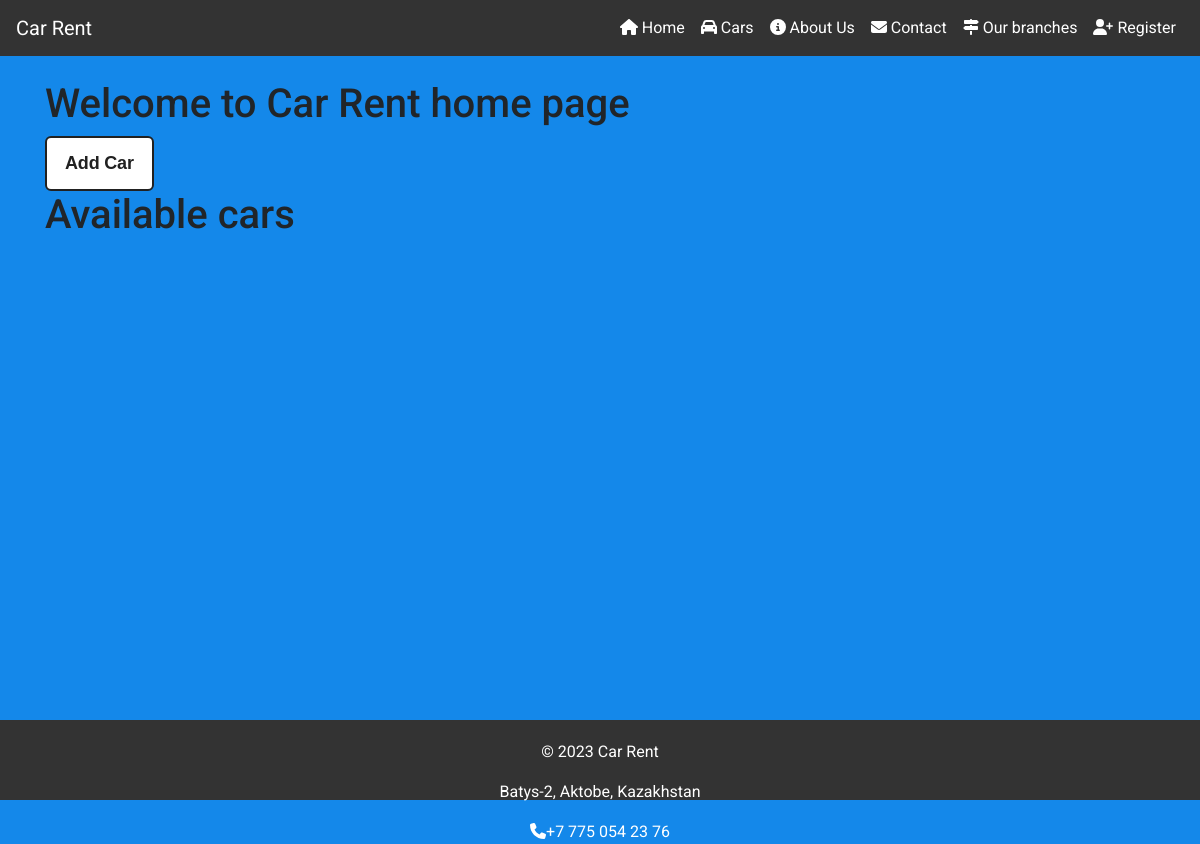
Page /car-posts on the earlier database version.
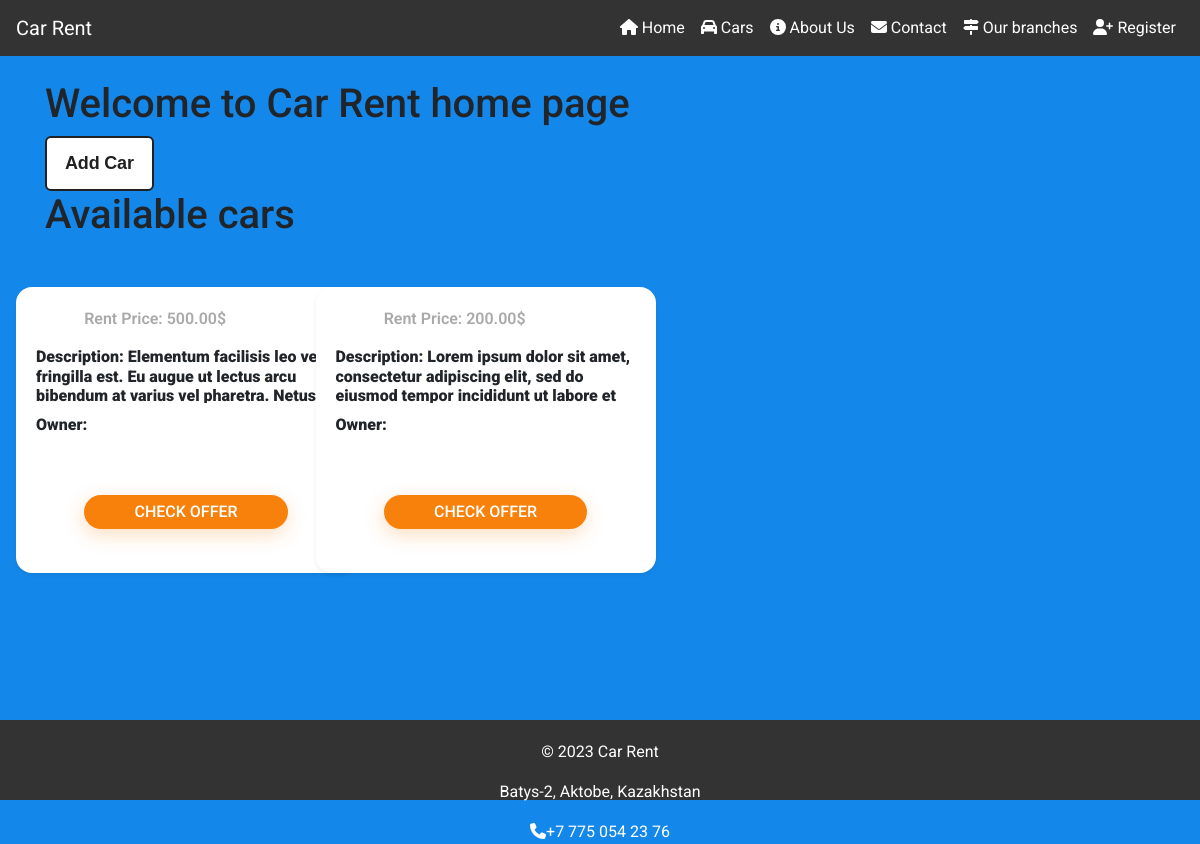
Same page on the later database version.
### cars/models.py (models this page shows, shortened)
class CarPost(models.Model):
    title = models.CharField(max_length=255)
    slug = models.SlugField(unique=True, verbose_name='URL', db_index=True, max_length=255)
    status = models.CharField(max_length=20, choices=[('available', 'Available'), ('rented', 'Rented'),
                                                      ('under_repair', 'Under Repair')], default='available')
    daily_rent_cost = models.DecimalField(max_digits=10, decimal_places=2)
    created_at = models.DateTimeField(auto_now_add=True, verbose_name='time of creation')
    updated_at = models.DateTimeField(auto_now=True, verbose_name='time of update')
    category = models.ForeignKey(CarCategory, on_delete=models.CASCADE)
    user = models.ForeignKey(UserProfile, on_delete=models.CASCADE)
    model = models.CharField(max_length=255)
    vendor = models.CharField(max_length=255)
    year = models.IntegerField()
    photo = models.ImageField(upload_to=user_car_upload_to, null=True, blank=True)
    description = models.TextField(blank=False)
    is_published = models.BooleanField(default=True)
    class Meta:
        verbose_name = 'Post about car'
        verbose_name_plural = 'Posts about cars'
        ordering = ['-created_at', 'title']

### cars/views.py (the view)
# urls.py: path('car-posts', CarView.as_view(), name='cars'),
class CarView(DataMixin, ListView):
    template_name = 'cars/cars.html'
    model = CarPost
    def get_context_data(self, *, object_list=None, **kwargs):
        context = super().get_context_data(**kwargs)
        title = self.get_user_context(title="Cars")
        return {**context, **title}

### cars/utils.py (called while the page is built)
    def get_user_context(self, **kwargs):
        context = kwargs
        context['cars'] = CarPost.objects.all()
        return context

### cars/templates/cars/cars.html (shortened to what this page needs)
{%extends 'cars/base.html'%}
{%load static%}
{%block custom_styles%}
<link rel="stylesheet" href="{% static 'cars/css/card.css' %}">
{%endblock%}
{%block content%}
<div class="container mt-4">
    <h1>Welcome to Car Rent home page</h1>
    <a class="button-80" href="{% url 'cars:add_car' %}">Add Car</a>
    <h1>Available cars</h1>
</div>
<main>
    <div class="container-fluid bg-trasparent my-4 p-3" style="position: relative;">
        <div class="row row-cols-1 row-cols-xs-2 row-cols-sm-2 row-cols-lg-4 g-3">
            {% for car in cars %}
            <div class="col">
                <div class="card h-100 shadow-sm">
                    <div class="card-body">
                        <div class="clearfix mb-3">
                            <span class="float-end price-hp">  ㅤㅤㅤ</span>
                            <span class="float-end price-hp">Rent Price: {{car.daily_rent_cost}}$</span>
                        </div>
                        <h5 class="card-title">Description: {{ car.description }}</h5>
                        <h5 class="card-title">Owner: {{ car.user.first_name }}</h5>
                        <div class="text-center my-4">
                            <a href="{% url 'cars:car_details' car_slug=car.slug %}" class="btn btn-warning">Check
                                offer</a>
                        </div>
                    </div>
                </div>
            </div>
            {%endfor%}
        </div>
    </div>
</main>
{%endblock%}

Differences in the rows shown:
added CarPost: daily_rent_cost "500.00", description "Elementum facilisis leo vel fringilla est. Eu augue ut lectus arcu bibendum at varius vel pharetra. Netus…"
added CarPost: daily_rent_cost "200.00", description "Lorem ipsum dolor sit amet, consectetur adipiscing elit, sed do eiusmod tempor incididunt ut labore et…"
